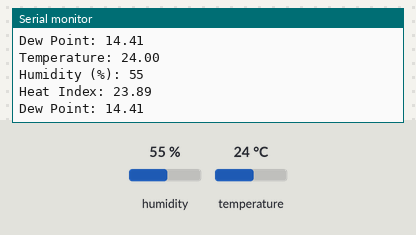
This sketch was run on a simulated Arduino Uno, built with avr-gcc and run on an emulated ATmega328P. On the bench: the last lines printed to the serial monitor. The test bench sets the inputs (shaded band); at power-on: humidity 55 %, temperature 24 °C.

Above: at 7.8 s.
7.9 s: humidity set to 22 %
At 15.0 s:
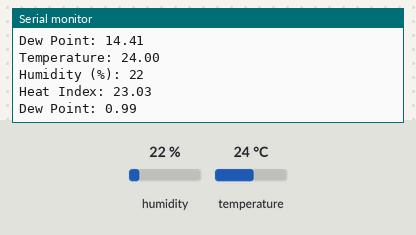
15.7 s: temperature set to 12 °C
At 22.1 s:
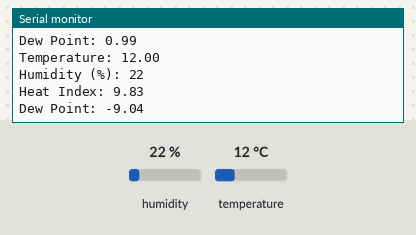
23.5 s: humidity set to 40 %
At 29.3 s:
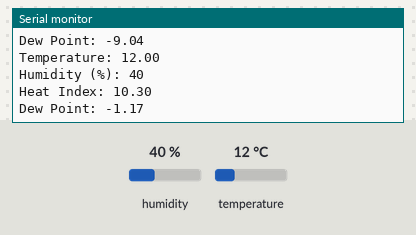
Timing chart, 0 to 30.8 s (numbered marks = the images above; inputs shaded):
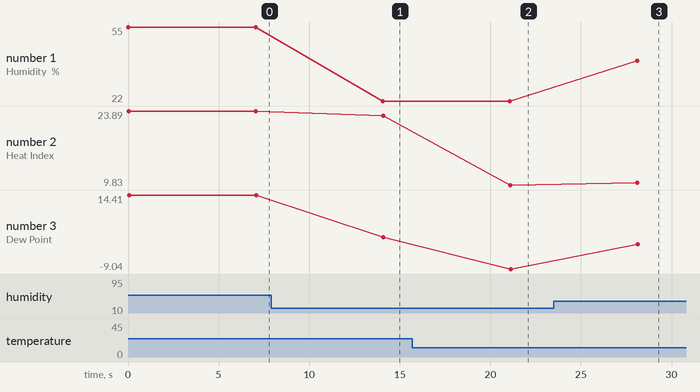

The sketch:

DHT22_test.ino
```cpp
#include <stdlib.h>
#include <DHT.h>

//Constants
const uint8_t DHT_data_pin = 4;               // Arduino pin were DHT22 data pin is connected
const uint8_t DP_David_Bolton_1980 = 0;
const uint8_t DP_Sonntag_1990 = 1;
const uint8_t DP_Paroscientific_1974 = 2;
const uint8_t DP_Arden_buck_1 = 3;
const uint8_t DP_Arden_buck_2 = 4;
const uint8_t DP_MODEL = 3;

// Variables
float temp = 0.0;
int hum = 0;
float heat_index = 0.0;
float dp = 0.0;

//Objects
DHT dht(DHT_data_pin, DHT22);
void setup()
{
  // Serial conf
  Serial.begin(9600);
  dht.begin();
}

void loop()
{
  // Temperature Reading
  temp = dht.readTemperature();
  hum = dht.readHumidity();
  heat_index = dht.computeHeatIndex(temp, hum, false);
  dp = calcDewpoint(hum, temp, DP_MODEL);
  Serial.print("Temperature: "); Serial.println(temp);
  Serial.print("Humidity (%): "); Serial.println(hum);
  Serial.print("Heat Index: "); Serial.println(heat_index);
  Serial.print("Dew Point: "); Serial.println(dp);
  Serial.println();
  delay(7000);
}

float calcDewpoint(float humidity, float temperature, uint8_t model)
{
  //NOTE: Humidity (%) must be between 1%<H<100%
  float gamma = 0.0, b = 0.0, c = 0.0;
  switch (model)
  {
    case 0:           // David Bolton - 1980 (error ±0.1ºC%, -30ºC<T<35ºC)
      b = 17.67;
      c = 243.5;     // ºC
      break;
    case 1:           // Sonntag - 1990 (error ±0.35ºC%, -45ºC<T<60ºC)
      b = 17.62;
      c = 243.12;     // ºC
      break;
    case 2:           // Paroscientific - 1974 (error ±0.4ºC, 0ºC<T<60ºC)
      b = 17.27;
      c = 237.7;     // ºC
      break;
    case 3:           // Arden Buck 1 (error ±0.05ºC, 0ºC<T<50ºC)
      b = 17.368;
      c = 238.88;     // ºC
      break;
    case 4:           // Arden Buck 2 (error ±0.06C, -40ºC<T<0ºC)
      b = 17.966;
      c = 247.15;     // ºC
      break;
    default:          // Default values (Sonntag)
      b = 17.62;
      c = 243.12;     // ºC
      break;
  }

  gamma = log(humidity/100) + (b * temperature) / (c + temperature);
  return (c * gamma / (b - gamma));
}
```

Measured:
- after the input at 7.9 s, the serial monitor: prints a new line after 6.2 s (image 1)
- after the input at 15.7 s, the serial monitor: prints a new line after 5.4 s (image 2)
- after the input at 23.5 s, the serial monitor: prints a new line after 4.6 s (image 3)
- plotted number 1: 55 → 22 after the input at 7.9 s, 22 → 40 after the input at 23.5 s
- plotted number 2: 23.89 → 23.03 after the input at 7.9 s, 23.03 → 9.83 after the input at 15.7 s, 9.83 → 10.3 after the input at 23.5 s
- plotted number 3: 14.41 → 0.99 after the input at 7.9 s, 0.99 → -9.04 after the input at 15.7 s, -9.04 → -1.17 after the input at 23.5 s
